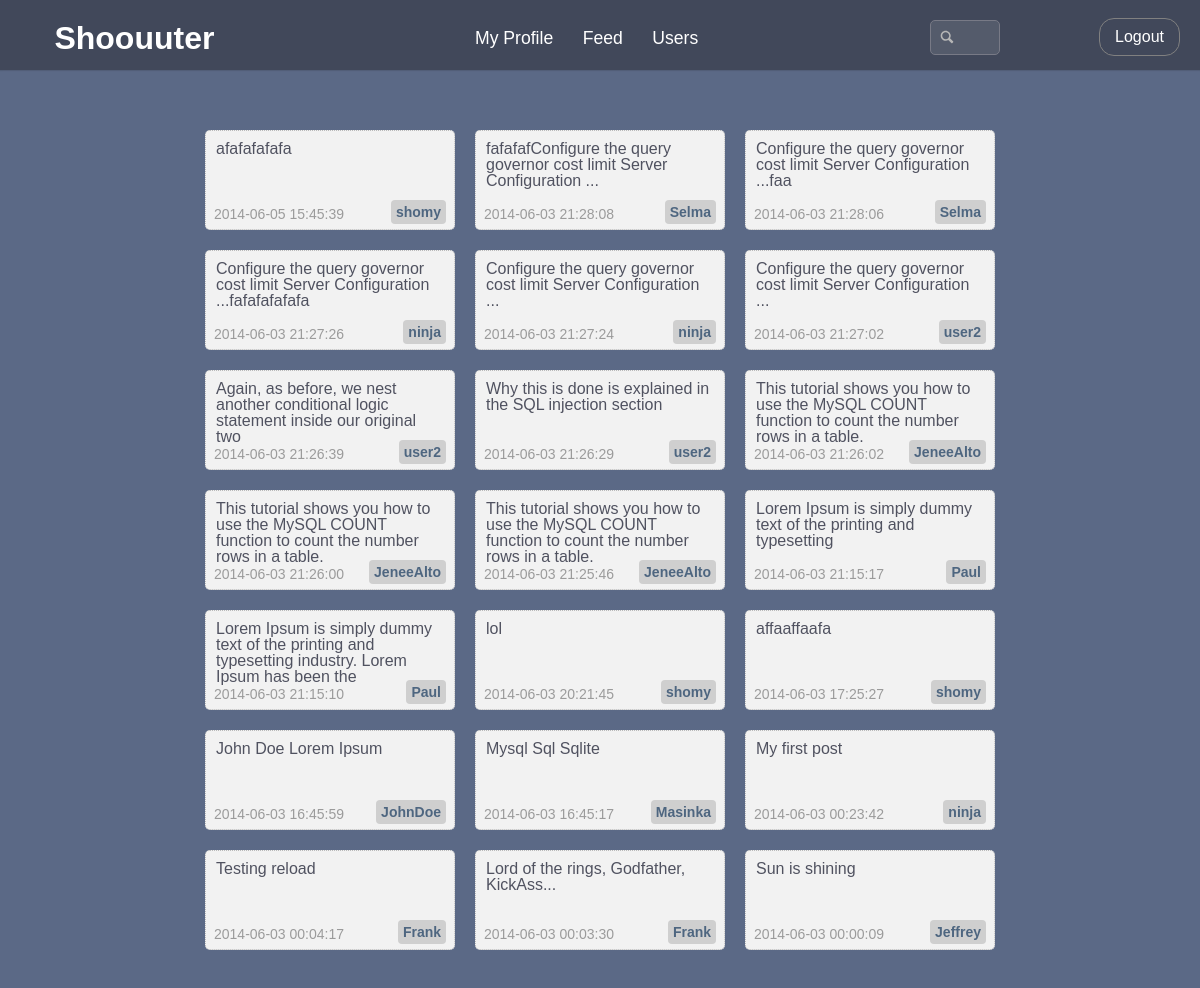
The app's page /feed.php (signed in) with its own data.
### tables this page shows
CREATE TABLE `posts` (
  `id` int(11) NOT NULL AUTO_INCREMENT,
  `message` text,
  `author_id` int(11) NOT NULL,
  `post_date` timestamp NOT NULL DEFAULT CURRENT_TIMESTAMP ON UPDATE CURRENT_TIMESTAMP,
  PRIMARY KEY (`id`)
);

CREATE TABLE `users` (
  `id` int(11) NOT NULL AUTO_INCREMENT,
  `username` varchar(30) NOT NULL,
  `email` varchar(50) NOT NULL,
  `password` char(128) NOT NULL,
  `admin` int(11) DEFAULT NULL,
  `posts_count` int(11) NOT NULL,
  PRIMARY KEY (`id`)
);

### functions.php (called while the page is built, shortened)
<?php
function view($path, $data = null) {
	include 'views/layout.php';
}
?>

### feed.php (called while the page is built, shortened)
<?php
require 'shouter.php';
$posts = $conn->query("SELECT * FROM posts inner join users ON users.id = posts.author_id ORDER BY posts.id DESC LIMIT 21");
view('feed', [
	'posts' => $posts,
]);
?>

### views/feed.view.php (the view)
<div id="feed">
<?php foreach ($posts as $post): ?>
	<article id="post">
		<p><?= $post['message']; ?></p>
		<time><?= $post['post_date']; ?></time>
		<b id="author"><?= $post['username'];?></b>
	</article>
<?php endforeach ?>
</div>

### css/style.css (style rules this page uses)
html, body, div, span, applet, object, iframe, h1, h2, h3, h4, h5, h6, p, blockquote, pre, a, abbr, acronym, address, big, cite, code, del, dfn, em, img, ins, kbd, q, s, samp, small, strike, strong, sub, sup, tt, var, b, u, i, center, dl, dt, dd, ol, ul, li, fieldset, form, label, legend, table, caption, tbody, tfoot, thead, tr, th, td, article, aside, canvas, details, embed, figure, figcaption, footer, header, hgroup, menu, nav, output, ruby, section, summary, time, mark, audio, video { margin: 0; padding: 0; border: 0; font-size: 100%; font: inherit; vertical-align: baseline; }
article, aside, details, figcaption, figure, footer, header, hgroup, menu, nav, section { display: block; }
body { line-height: 1; }
html * { -webkit-font-smoothing: antialiased; -moz-osx-font-smoothing: grayscale; }
*, *:after, *:before { -webkit-box-sizing: border-box; -moz-box-sizing: border-box; box-sizing: border-box; }
body { font-size: 100%; font-family: "Ubuntu", sans-serif; color: #505260; background-color: #5B6986; }
#container article, article#post { word-wrap: break-word; display: block; position: relative; float: left; margin: 10px; width: 250px; height: 100px; border: 1px dotted #bababa; border-radius: 5px; padding: 10px; background: rgb(242, 242, 242); }
#feed { width: 810px; margin: 50px auto; overflow: hidden; padding: 0; }
#feed::after { content: ''; display: table; clear: both; }
b#author { position: absolute; font-weight: bold; font-size: 14px; bottom: 5px; right: 8px; color: #4E6680; background: #CFCFCF; padding: 5px; border-radius: 4px; }
time { position: absolute; left: 8px; bottom: 8px; color: #9B9B9B; font-size: 14px; }

### records on screen
posts: message "afafafafafa", post_date "2014-06-05 15:45:39", author.username "shomy"
posts: message "fafafafConfigure the query governor cost limit Server Configuration ...", post_date "2014-06-03 21:28:08", author.username "Selma"
posts: message "Configure the query governor cost limit Server Configuration ...faa", post_date "2014-06-03 21:28:06", author.username "Selma"
posts: message "Configure the query governor cost limit Server Configuration ...fafafafafafa", post_date "2014-06-03 21:27:26", author.username "ninja"
posts: message "Configure the query governor cost limit Server Configuration ...", post_date "2014-06-03 21:27:24", author.username "ninja"
posts: message "Configure the query governor cost limit Server Configuration ...", post_date "2014-06-03 21:27:02", author.username "user2"
posts: message "Again, as before, we nest another conditional logic statement inside our original two", post_date "2014-06-03 21:26:39", author.username "user2"
posts: message "Why this is done is explained in the SQL injection section", post_date "2014-06-03 21:26:29", author.username "user2"
posts: message "This tutorial shows you how to use the MySQL COUNT function to count the number rows in a table.", post_date "2014-06-03 21:26:02", author.username "JeneeAlto"
posts: message "This tutorial shows you how to use the MySQL COUNT function to count the number rows in a table.", post_date "2014-06-03 21:26:00", author.username "JeneeAlto"
posts: message "This tutorial shows you how to use the MySQL COUNT function to count the number rows in a table.", post_date "2014-06-03 21:25:46", author.username "JeneeAlto"
posts: message "Lorem Ipsum is simply dummy text of the printing and typesetting", post_date "2014-06-03 21:15:17", author.username "Paul"
posts: message "Lorem Ipsum is simply dummy text of the printing and typesetting industry. Lorem Ipsum has been the", post_date "2014-06-03 21:15:10", author.username "Paul"
posts: message "lol", post_date "2014-06-03 20:21:45", author.username "shomy"
posts: message "affaaffaafa", post_date "2014-06-03 17:25:27", author.username "shomy"
posts: message "John Doe Lorem Ipsum", post_date "2014-06-03 16:45:59", author.username "JohnDoe"
posts: message "Mysql Sql Sqlite", post_date "2014-06-03 16:45:17", author.username "Masinka"
posts: message "My first post", post_date "2014-06-03 00:23:42", author.username "ninja"
posts: message "Testing reload", post_date "2014-06-03 00:04:17", author.username "Frank"
posts: message "Lord of the rings, Godfather, KickAss...", post_date "2014-06-03 00:03:30", author.username "Frank"
posts: message "Sun is shining", post_date "2014-06-03 00:00:09", author.username "Jeffrey"
